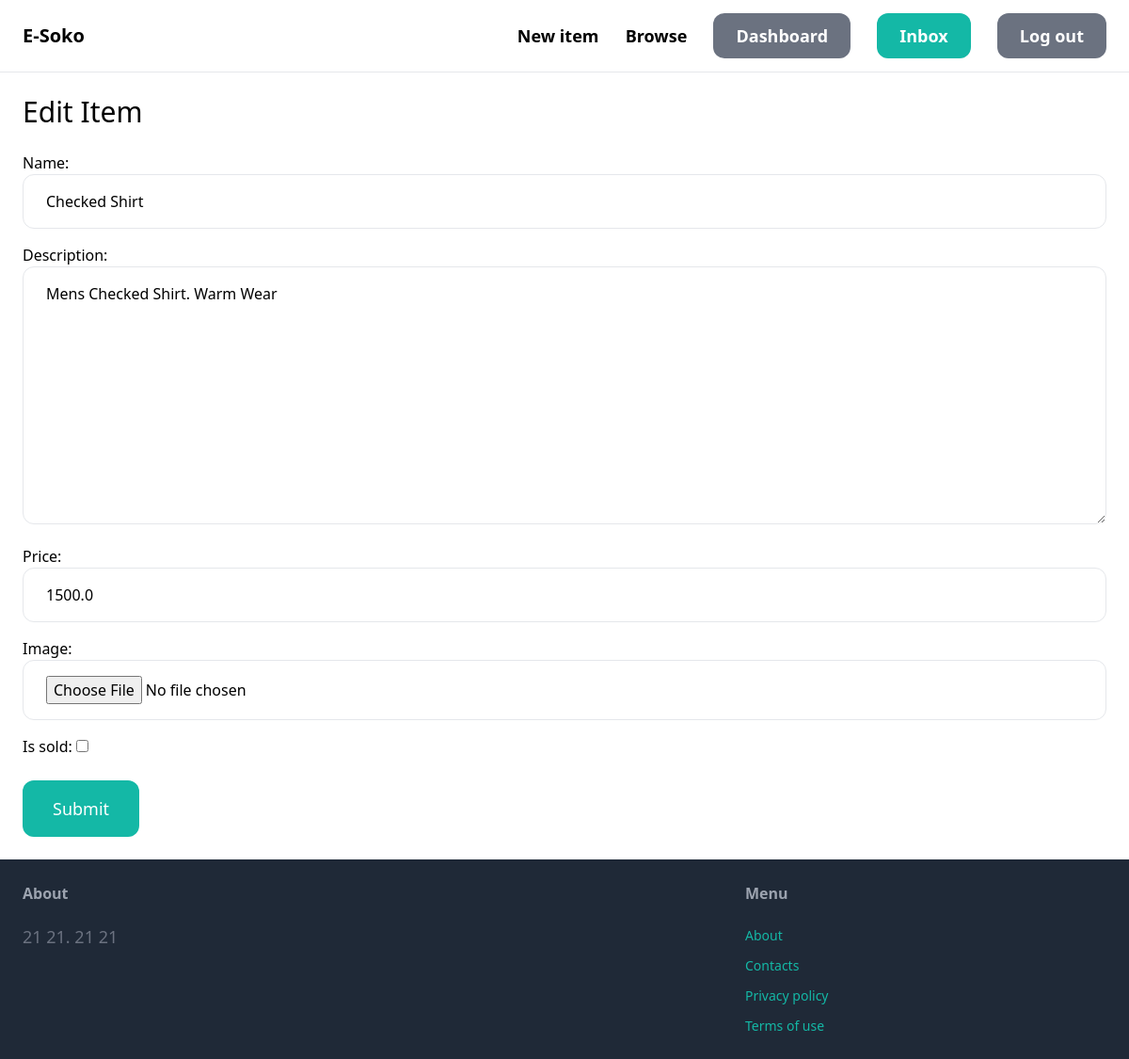
The app's page /items/2/edit/ (signed in) with its own data.
### items/models.py (models this page shows, shortened)
class Item(models.Model):
    category = models.ForeignKey(Category, related_name='items', on_delete=models.CASCADE)
    name = models.CharField(max_length=255)
    description = models.TextField(blank=True, null=True)
    price = models.FloatField()
    image = models.ImageField(upload_to='item_images', blank=True, null=True)
    is_sold = models.BooleanField(default=False)
    created_by = models.ForeignKey(User, related_name='items', on_delete=models.CASCADE)
    created_at = models.DateTimeField(auto_now_add=True)
    class Meta:
        ordering = ('name',)

### items/views.py (the view)
# urls.py: path('<int:pk>/edit/', edit, name='edit'),
@login_required
def edit(request, pk):
    item = get_object_or_404(Item, pk=pk, created_by=request.user)
    if request.method == 'POST':
        form = EditItemForm(request.POST, request.FILES, instance=item)
        if form.is_valid():
            form.save()
            return redirect('items:detail', pk=item.id)
    else:
        form = EditItemForm(instance=item)
    return render(request, 'form.html', {
        'form': form,
        'title': 'Edit Item',
    })

### items/forms.py
class EditItemForm(forms.ModelForm):
    class Meta:
        model = Item
        fields = ('name', 'description', 'price', 'image', 'is_sold',)
        widgets = {
            'name': forms.TextInput(attrs={
                'class': INPUT_CLASSES
            }),
            'description': forms.Textarea(attrs={
                'class': INPUT_CLASSES
            }),
            'price': forms.TextInput(attrs={
                'class': INPUT_CLASSES
            }),
            'image': forms.FileInput(attrs={
                'class': INPUT_CLASSES
            })
        }

### items/templates/form.html (shortened to what this page needs)
{% extends 'base.html' %}
{% block content %}
    <h1 class="mb-6 text-3xl">{{ title }}</h1>
    <form method="post" action="" enctype="multipart/form-data">
        <div class="space-y-4">
            {{ form.as_p }}
        </div>
        <button class="mt-6 py-4 px-8 text-lg bg-teal-500 hover:bg-teal-700 rounded-xl text-white">Submit</button>
    </form>
{% endblock content %}

### records on screen
Item: name "Checked Shirt", description "Mens Checked Shirt. Warm Wear", price "1500.0"

### other values on screen
{{ title }} "Edit Item"
